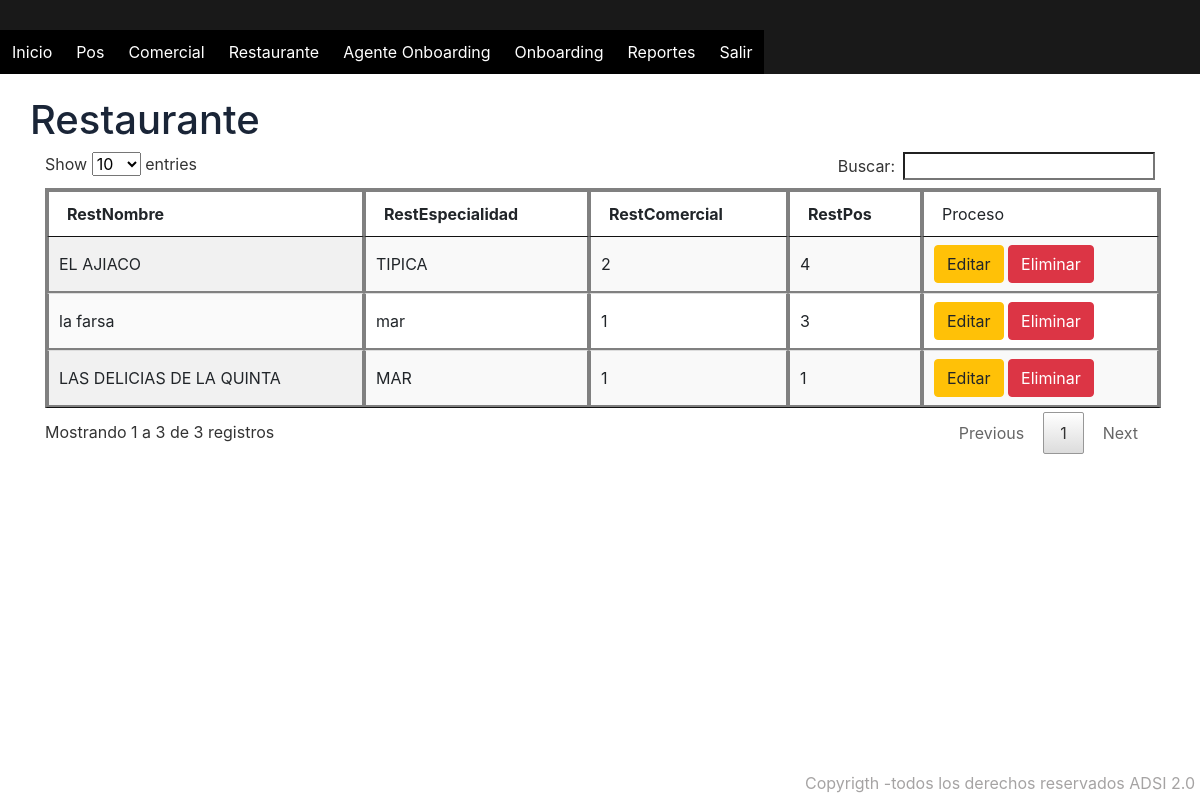
Page /Presentacion/html/fmrListarRestaurante.php on the committed database.
### tables this page shows
CREATE TABLE `restaurante` (
  `IdRestaurante` int(11) NOT NULL,
  `RestNombre` varchar(50) NOT NULL,
  `RestEspecialidad` varchar(50) NOT NULL,
  `RestComercial` int(11) NOT NULL,
  `RestPos` int(11) NOT NULL
);

### Presentacion/html/fmrListarRestaurante.php (the view, shortened to what this page needs)
<?php
$objConexion = Conectarse() ;
$sql ="SELECT * FROM restaurante ";
$resultado = $objConexion->query($sql);
?>
<!DOCTYPE html>
<html lang="en">
<head>
                <link rel="stylesheet" href="../css/bootstrap.min.css">
		<link rel="stylesheet" href="../css/jquery.dataTables.min.css">
</head>
<body>
    <header>
            <div id="header">
                <nav>
                    <ul class="nav">
                        <li><a href="./inicio.php">Inicio</a></li>
                        <li><a >Pos</a>
                        </li>
                        <li><a >Comercial</a>
                        </li>
                        <li><a >Restaurante</a>
                        </li>
                        <li><a >Agente Onboarding</a>
                        </li>
                         <li><a >Onboarding</a>
                         </li>
                        <li><a >Reportes</a>
                        </li>
                        <li><a href="../../index.php">Salir</a></li>
                    </ul>
                </nav>
            </div>
  </header>
    <br>
            <br>
            <br>
            <br>
           <div class="container">
			<div class="row">
				<h1>Restaurante</h1>
			</div>
            <table id="tabla" class="display" >
					<thead>
				<tr>
		            <th>RestNombre</th>
			    <th>RestEspecialidad</th>
			    <th>RestComercial</th>
                            <th>RestPos</th>
                            <td>Proceso</td>
				</tr>
                                </thead>
				<tbody>
					<?php while($row = $resultado->fetch_assoc()) { ?>
						<tr>
                <td> <?php  echo $row ['RestNombre']; ?></td>
                <td> <?php  echo $row ['RestEspecialidad']; ?></td>
                <td> <?php  echo $row ['RestComercial']; ?></td>
                <td> <?php  echo $row ['RestPos']; ?></td>
               <td>
                            <a href="../html/fmrActualizarRestaraurante.php.?id=<?php echo $row['IdRestaurante'] ?>" class="btn btn-warning">Editar</a>
                            <a href="../../Logica/eliminarRestaurante.php?id=<?php echo $row['IdRestaurante'] ?>" class="btn btn-danger">Eliminar</a>
                        </td>
            </tr>
             <?php } ?>
				</tbody>
			</table>
		</div>
        <footer> Copyrigth -todos los derechos reservados ADSI 2.0 </footer>
</body>
</html>

### Presentacion/css/Estilos.css (style rules this page uses)
body { font-family: arial,hevetica; background-image: url(../Imagenes/img1.jpg) ; background-size: cover; background-attachment: fixed; background-repeat: no-repeat; width: auto; }
* { padding: 0; margin: 0; }
header { background: rgba(0,0,0,0.9); width: 100%; position: fixed; z-index: 100; }
ul, ol { list-style:none; }
.nav { width:100%; margin:30px auto; }
.nav > li { float:left; }
.nav li a { background-color:#000; color:#fff; text-decoration:none; padding:10px 12px; display:block; }
h1 { text-align: center; color: #1a2537; font-size: 40px; }
footer { position:fixed; bottom:5px; right:5px; opacity:0.5; z-index:99; color:rgb(77, 73, 73); }
table, th, td { border: 2px solid graytext; }

### rows in the picture
restaurante: RestNombre "LAS DELICIAS DE LA QUINTA", RestEspecialidad "MAR", RestComercial "1", RestPos "1"
restaurante: RestNombre "EL AJIACO", RestEspecialidad "TIPICA", RestComercial "2", RestPos "4"
restaurante: RestNombre "la farsa", RestEspecialidad "mar", RestComercial "1", RestPos "3"
